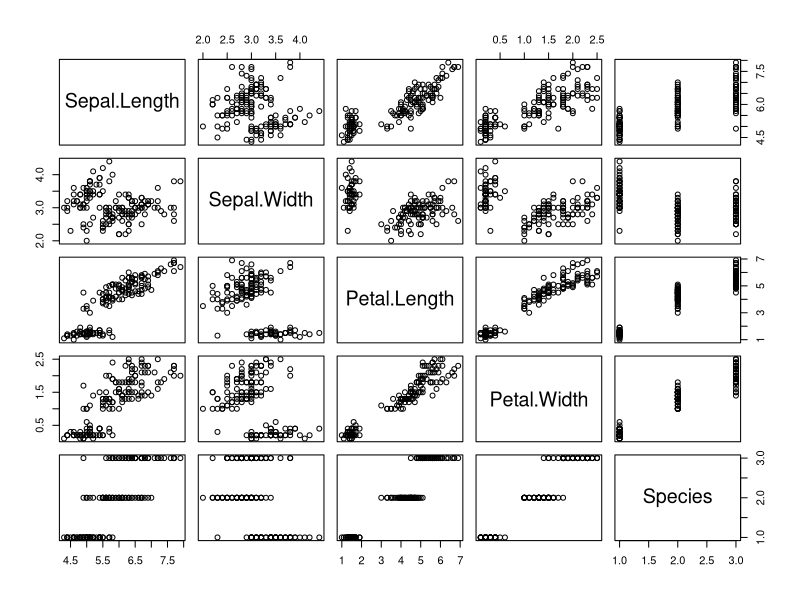
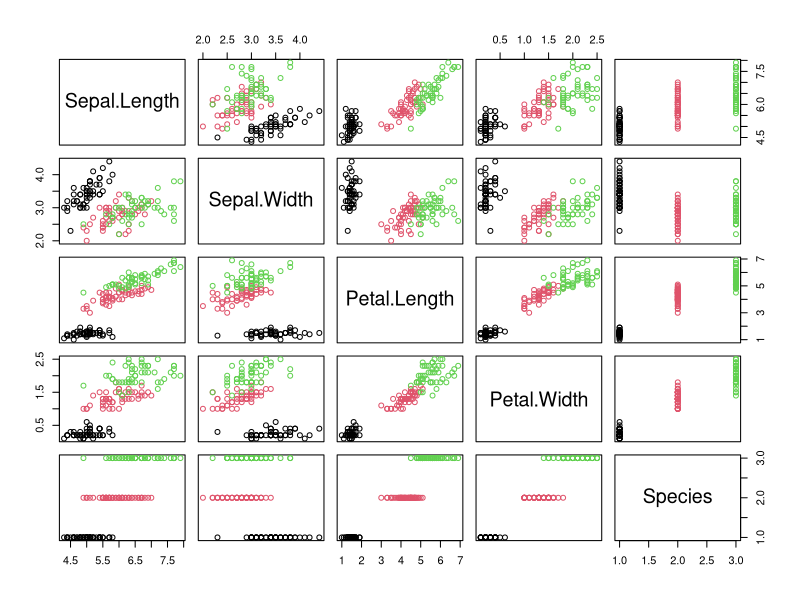
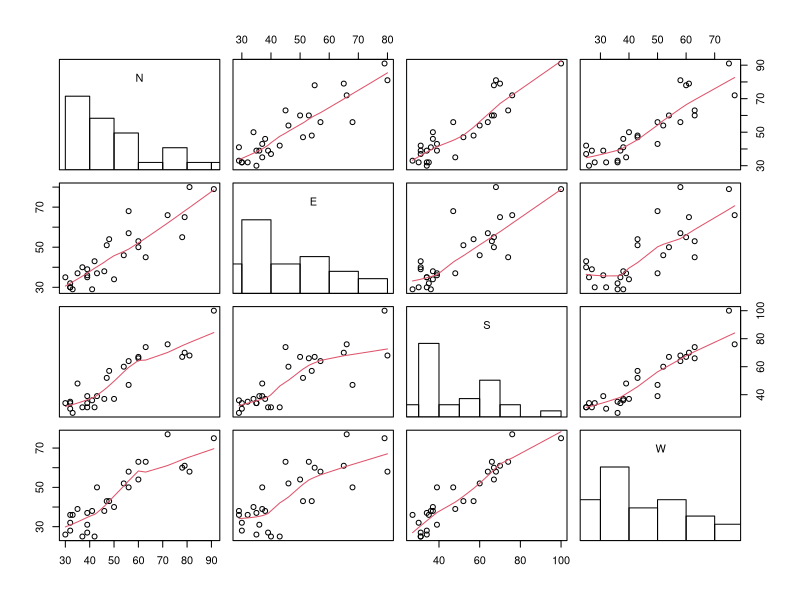

Source code (R) for these figures, in order:
## ---- chunk 1
knitr::opts_chunk$set(echo = TRUE)
## ---- chunk 2
I = diag(5)
J = matrix(1, 5, 5)
H = I - J / 5 
H
## ---- chunk 3
H <- function(n) {
  I = diag(n)
  J = matrix(1, n, n)
  H = I - J / n 
  H
}

H(5)
## ---- chunk 4
A = H(150)
colSums(eigen(A)$vectors)
## ---- chunk 5
X = as.matrix(iris[,1:4])
X_ = H(150)%*%X
X_
## ---- chunk 6
S = (t(X)%*%H(150)%*%X)/150 
S
## ---- chunk 7
varianza_generalizada = prod(eigen(S)$values)
varianza_generalizada
## ---- chunk 8
variacion_total = sum(eigen(S)$values)
variacion_total
## ---- chunk 9
coeficiente_dependencia = 1 - det(cor(X))
coeficiente_dependencia
## ---- chunk 10
pairs(iris)
## ---- chunk 11
pairs(iris, col = iris$Species)
## ---- chunk 12
hh = as.matrix(mtcars)
## ---- chunk 13
xih = hh['Mazda RX4',]
xjh = hh['Datsun 710',]
dE = sqrt(sum((xih - xjh)^2))
dE
## ---- chunk 14
xih = hh['Fiat 128',]
xjh = hh['Maserati Bora',]
shh<-diag(cov(hh))
dP = sqrt(sum((xih - xjh)^2/shh))
dP
## ---- chunk 15
xi = hh['Duster 360',]
xj = hh['Honda Civic',]
S = cov(hh)
I = diag(1,ncol(hh))
dM = sqrt((matrix((xi - xj), nrow = 1, byrow = FALSE))%*%solve(S,I)%*%t(matrix((xi - xj), nrow = 1, byrow = FALSE)))
dM
## ---- chunk 16
dist_pearson <- function(hh, n, m) {
  xih = hh[n,]
  xjh = hh[m,]
  shh<-diag(cov(hh))
  dP = sqrt(sum((xih - xjh)^2/shh))
  dP
}

## ---- chunk 17
dist_euclidiana <- function(hh, n, m) {
  xih = hh[n,]
  xjh = hh[m,]
  dE = sqrt(sum((xih - xjh)^2))
  dE
}
## ---- chunk 18
dist_mahalanobis <- function(hh, n, m) {
  xi = hh[n,]
  xj = hh[m,]
  S = cov(hh)
  I = diag(1,ncol(hh))
  dM = sqrt((matrix((xi - xj), nrow = 1, byrow = FALSE))%*%solve(S,I)%*%t(matrix((xi - xj), nrow = 1, byrow = FALSE)))
  dM
}
## ---- chunk 19
hh = as.matrix(mtcars)
## ---- chunk 20
dist_pearson(hh, 'Fiat 128', 'Maserati Bora')

## ---- chunk 21
dist_euclidiana(hh, 'Mazda RX4', 'Datsun 710')
## ---- chunk 22
dist_mahalanobis(hh, 'Duster 360', 'Honda Civic')
## ---- chunk 23
for (i in 1:5) {
  item = dist_mahalanobis(hh, 1, i)
  print(item)
}
## ---- chunk 24
A = matrix(c(1,3,2,2,0,1,4,5,6,3,2,1), nrow = 4, byrow = TRUE)
A
D = svd(A)$d
U = svd(A)$u
V = svd(A)$v

D[3] = 0 
A_asterisco = U%*%diag(D)%*%t(V)
A_asterisco
## ---- chunk 25
alcornoques = matrix(c(72,66,76,77,
                       60,53,66,63,
                       56,57,64,58,
                       41,29,36,38,
                       32,32,35,36,
                       30,35,34,26,
                       39,39,31,27,
                       42,43,31,25,
                       37,40,31,25,
                       33,29,27,36,
                       32,30,34,28,
                       63,45,74,63,
                       54,46,60,52,
                       47,51,52,43,
                       91,79,100,75,
                       56,68,47,50,
                       79,65,70,61,
                       81,80,68,58,
                       78,55,67,60,
                       46,38,37,38,
                       39,35,34,37,
                       32,30,30,32,
                       60,50,67,54,
                       35,37,48,39,
                       39,36,39,31,
                       50,34,37,40,
                       43,37,39,50,
                       48,54,57,43), ncol = 4, byrow = TRUE)

colnames(alcornoques) <- c('N','E','S','W')
alcornoques

# Vector de medias
X_ = colMeans(alcornoques)
X_
# Matriz de covarianza 
S = (t(alcornoques)%*%H(nrow(alcornoques))%*%alcornoques)/nrow(alcornoques)
S
# Matriz de correlaciones
R = cor(alcornoques)
R

# Distribución de las variables N,E,S,W y relaciones entre cada para de variables
panel.hist <- function(x, ...) {
  usr <- par("usr"); 
  on.exit(par(usr))
  par(usr = c(usr[1:2], 0, 1.5) )
  h <- hist(x, plot = FALSE)
  breaks <- h$breaks;
  nB <- length(breaks)
  y <- h$counts; 
  y <- y/max(y)
  rect(breaks[-nB], 0, breaks[-1], y)
}

pairs(alcornoques, panel=panel.smooth, diag.panel = panel.hist, cex.labels = 1, font.labels=1)

# Variables compuestas
#y1 = N + S - E - W
y1 = alcornoques%*%c(1,-1,1,-1)
y1_media = mean(y1)
y1_media
y1_varianza = (t(y1)%*%H(nrow(y1))%*%y1)/nrow(y1)
y1_varianza

# y2 = N - S
y2 = alcornoques%*%c(1,0,-1,0)
y2_media = mean(y2)
y2_media
y2_varianza = (t(y2)%*%H(nrow(y2))%*%y2)/nrow(y2)
y2_varianza

#y3 = E - W
y3 = alcornoques%*%c(0,1,0,-1)
y3_media = mean(y3)
y3_media
y3_varianza = (t(y3)%*%H(nrow(y3))%*%y3)/nrow(y3)
y3_varianza

# Variables compuestas normalizadas
#Z1 = (N + S - E - W) / 2
Z1 = y1/2
Z1
Z1_media = mean(Z1)
Z1_media
Z1_varianza = (t(Z1)%*%H(nrow(Z1))%*%Z1)/nrow(Z1)
Z1_varianza

#Z2 = (N - S) / sqrt(2)
Z2 = y2/sqrt(2)
Z2
Z2_media = mean(Z2)
Z2_media
Z2_varianza = (t(Z2)%*%H(nrow(Z2))%*%Z2)/nrow(Z2)
Z2_varianza

#Z3 = (E - W) / sqrt(2)
Z3 = y3/sqrt(2)
Z3
Z3_media = mean(Z3)
Z3_media
Z3_varianza = (t(Z3)%*%H(nrow(Z3))%*%Z3)/nrow(Z3)
Z3_varianza
## ---- chunk 26
familias = matrix(c(191, 155, 179, 145,
                    195, 149, 201, 152,
                    181, 148, 185, 149,
                    183, 153, 188, 149,
                    176, 144, 171, 142,
                    208, 157, 192, 152,
                    189, 150, 190, 149,
                    197, 159, 189, 152,
                    188, 152, 197, 159,
                    192, 150, 187, 151,
                    186, 161, 179, 158,
                    179, 147, 183, 147,
                    195, 153, 174, 150,
                    202, 160, 190, 159,
                    194, 154, 188, 151,
                    163, 137, 161, 130,
                    195, 155, 183, 158,
                    186, 153, 173, 148,
                    181, 145, 182, 146,
                    175, 140, 165, 137,
                    192, 154, 185, 152,
                    174, 143, 178, 147,
                    176, 139, 176, 143,
                    197, 167, 200, 158,
                    190, 153, 187, 150), ncol = 4, byrow = TRUE)
colnames(familias) <- c('x1','x2','y1','y2')

x <- familias[1:4,1:2]
y <- familias[1:4,3:4]
x2 = familias[,1:2]
y2 = familias[,3:4]

#library(vegan)
#reg <- procrustes(x2,y2)
#reg
#summary(reg)
#yest <- reg$scale*x%*%reg$rotation+matrix(1,nrow(x),1)%*%reg$translation
#yest

# Matriz de centrado
H <- function(mat) {
  diag(nrow(mat)) - matrix(1,nrow(mat),nrow(mat))/nrow(mat)
}

# Matriz centrada
CC <- function(mat) {
  H(mat)%*%mat
}

# Traza de una matriz
tr <- function(mat) {
  sum(diag(mat))
}

b <- function(x, y) {
  xc <- CC(x)
  yc <- CC(y)
  M <-sqrt(tr(t(xc)%*%yc%*%t(yc)%*%xc))
  P <- tr(t(xc)%*%xc)
  return(M/P)
}

# Matriz de rotación
TT <- function(x, y) {
  xc <- CC(x)
  yc <- CC(y)
  fs <- svd(t(xc)%*%yc)
  return(fs$u%*%t(fs$v))
}

# Traslación
c <- function(x, y) {
  colMeans(y) - b(x,y) * colMeans(x)%*%TT(x,y)
}

y_est <- b(x,y)*x%*%TT(x,y)+matrix(1,nrow(x),1)%*%c(x,y)
cbind(y,y_est)
